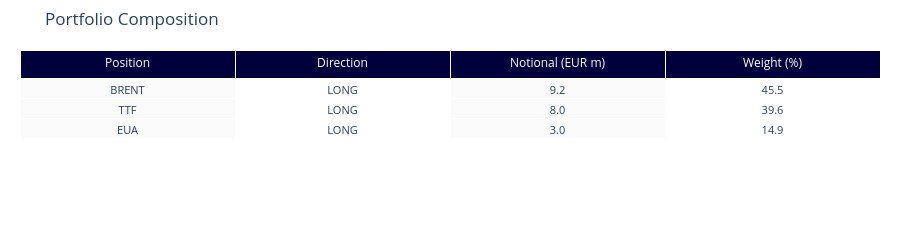

Notebook code cell kept with this figure:
### Markdown cell above
## 2. Portfolio Construction

A multi-market proprietary trading (MMP) book with five legs, constructed to
reflect a realistic Equinor trading mandate:

| Position | Direction | Notional (EUR m) | Book | Rationale |
|----------|-----------|-----------------|------|-----------|
| BRENT | Long | 9.2 | Crude | Structural long, Equinor is a crude producer |
| CRACK 3-2-1 | Short | −4.6 | Products | Mongstad refinery margin hedge |
| TTF | Long | 8.0 | Gas | European gas exposure |
| SPARK SPREAD | Short | −4.0 | Power | Gas-to-power margin hedge |
| EUA | Long | 3.0 | Carbon | Compliance + trading position |

The net/gross ratio, the proportion of directional exposure to total risk-
taking capacity, is a standard desk metric. A ratio of 0.47 means roughly
half the gross notional is offset by hedges. The short spread positions are
not separate trades; they are the natural hedge for a producer who is long
the underlying commodity and short the processing margin.

### Code cell
total_abs_notional = sum(abs(v) for v in positions.values())
weight_data = []
for k, v in positions.items():
    weight_data.append({
        "Position": k, "Direction": "LONG" if v > 0 else "SHORT",
        "Notional (EUR m)": v / 1e6,
        "Weight (%)": abs(v) / total_abs_notional * 100,
    })

port_df = pd.DataFrame(weight_data)
fig1 = go.Figure(data=[go.Table(
    header=dict(values=list(port_df.columns), fill_color=NAVY, font=dict(color="white", size=12), align="center"),
    cells=dict(values=[port_df[c] for c in port_df.columns], fill_color=[OFFWHITE, "white"] * 2,
               font=dict(size=11), format=[None, None, ".1f", ".1f"], align="center"),
)])
fig1.update_layout(title="Portfolio Composition", height=220, margin=dict(l=20, r=20, t=50, b=20))
fig1.show()

print(f"Total absolute notional: EUR {total_abs_notional/1e6:.1f}M")
print(f"Gross notional:          EUR {sum(positions.values())/1e6:.1f}M")
print(f"Net/gross ratio:         {sum(positions.values())/total_abs_notional:.2f}")

### Figure 1 — Plotly figure (JSON) as saved in the notebook; plotly's stock layout.template omitted (floating-point values rounded to 4 significant figures)
{"data": [{"cells": {"align": "center", "fill": {"color": ["#FAFAFA", "white", "#FAFAFA", "white"]}, "font": {"size": 11}, "format": [null, null, ".1f", ".1f"], "values": [["BRENT", "TTF", "EUA"], ["LONG", "LONG", "LONG"], [9.2, 8.0, 3.0], [45.54, 39.6, 14.85]]}, "header": {"align": "center", "fill": {"color": "#00003C"}, "font": {"color": "white", "size": 12}, "values": ["Position", "Direction", "Notional (EUR m)", "Weight (%)"]}, "type": "table"}], "layout": {"height": 220, "margin": {"b": 20, "l": 20, "r": 20, "t": 50}, "title": {"text": "Portfolio Composition"}}}
